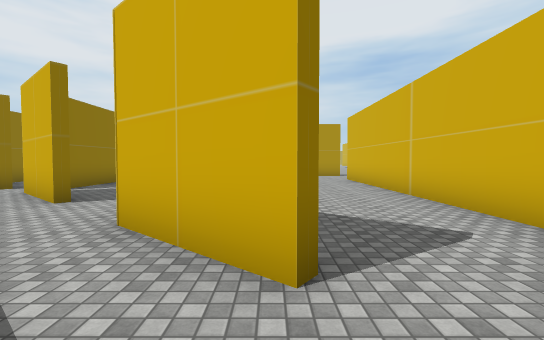
view 1 (above)

24 first-person views from a walk through a 3-D level made in the Unity game engine. The camera is 1.5 m above the floor, tilts 2° down and sees 90° across. The floor is counted in squares, 2 m on a side. Each view is taken from the middle of a square. On the plan, view 1 faces up. The plan holds only what a view shows up to about 10 squares ahead; the rest is blank. The place goes on beyond the plan. Some surface patterns are stand-ins.

view 2
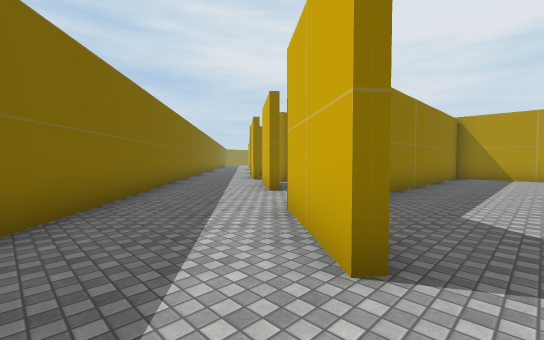

view 3
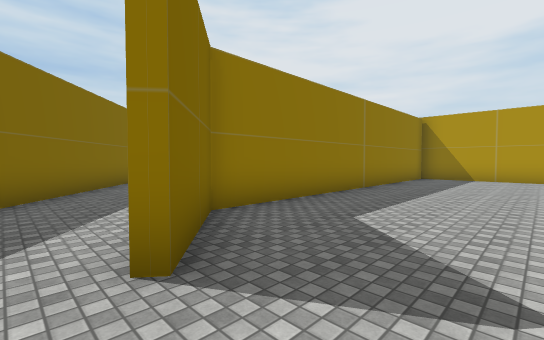

view 4
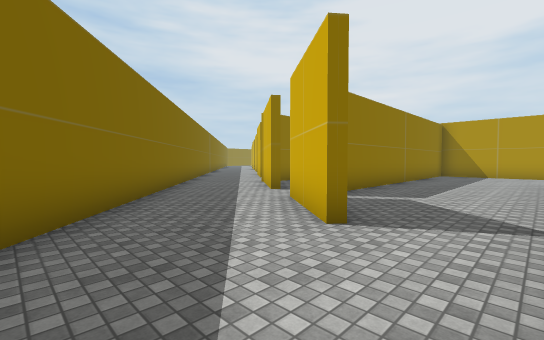

view 5
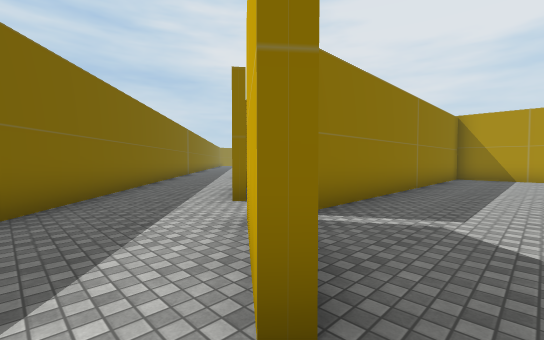

view 6
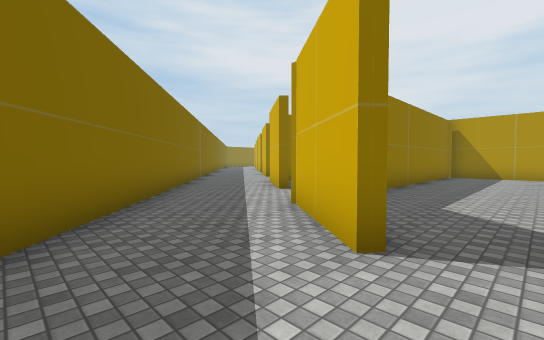

view 7
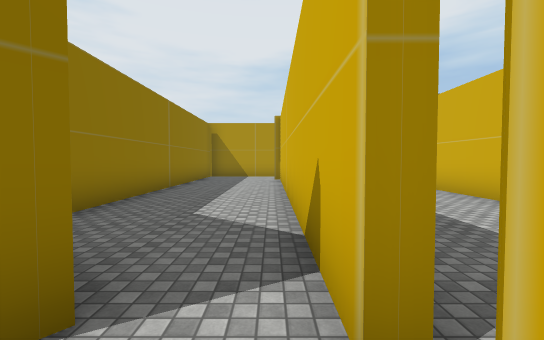

view 8
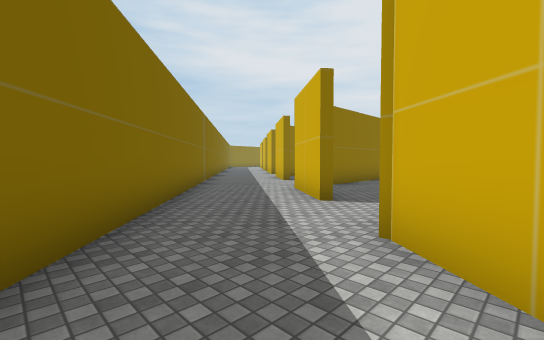

view 9
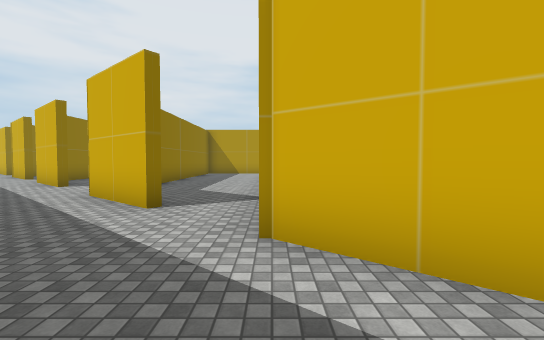

view 10
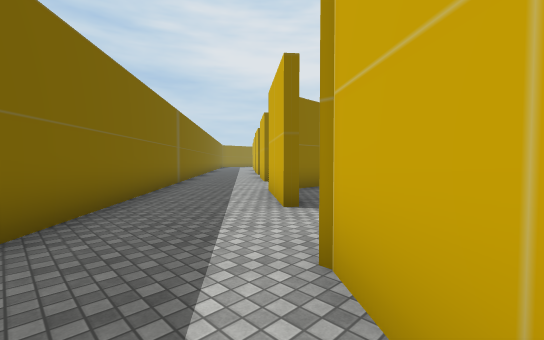

view 11
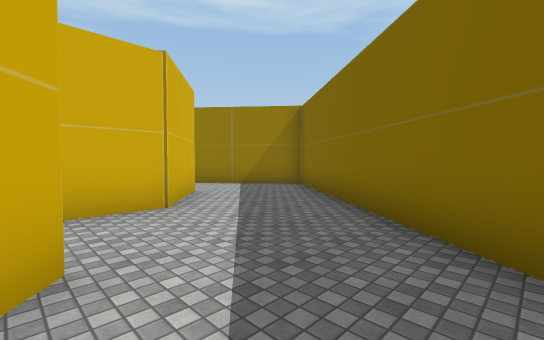

view 12
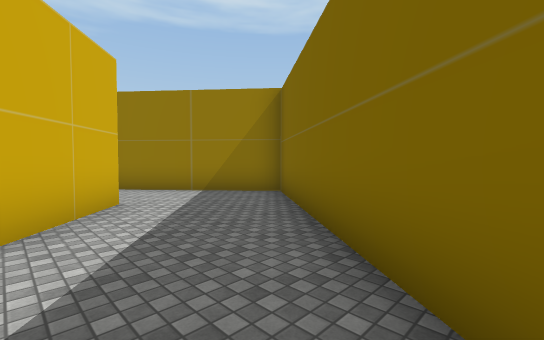

view 13
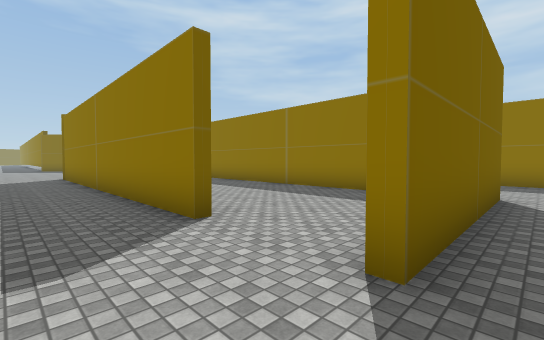

view 14
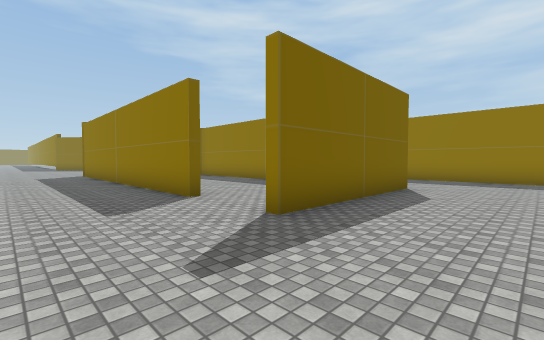

view 15
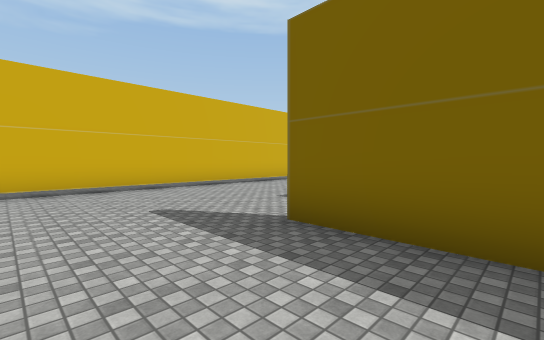

view 16
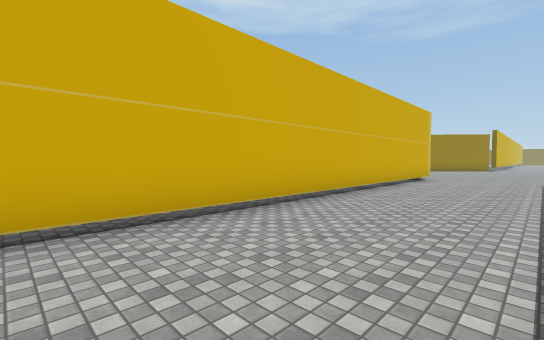

view 17
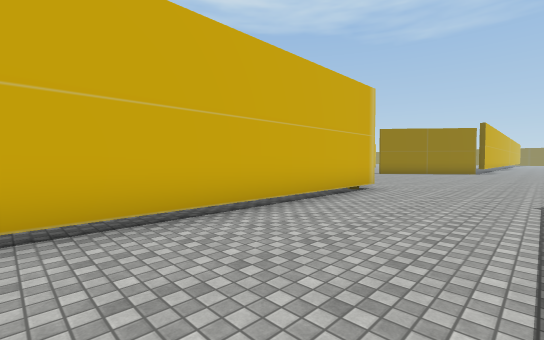

view 18
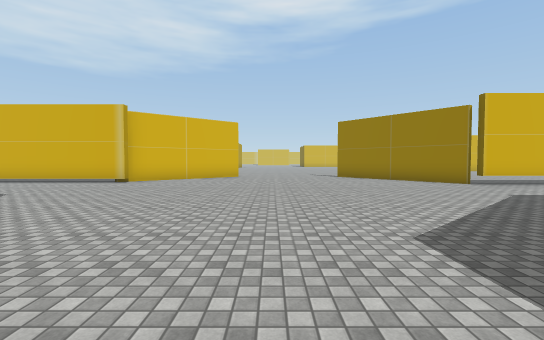

view 19
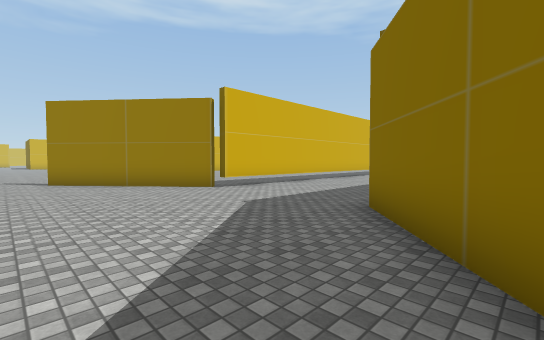

view 20
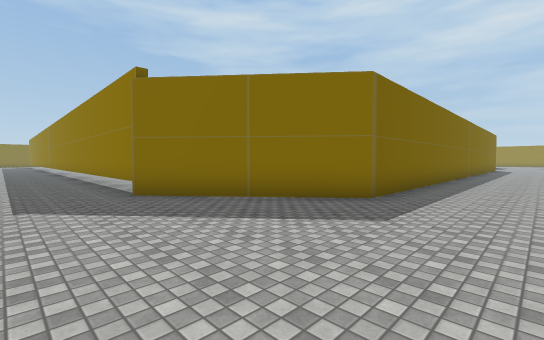

view 21
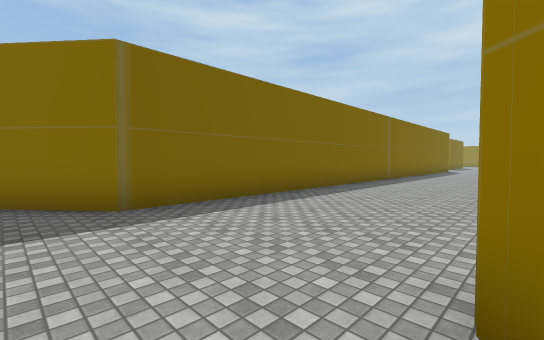

view 22
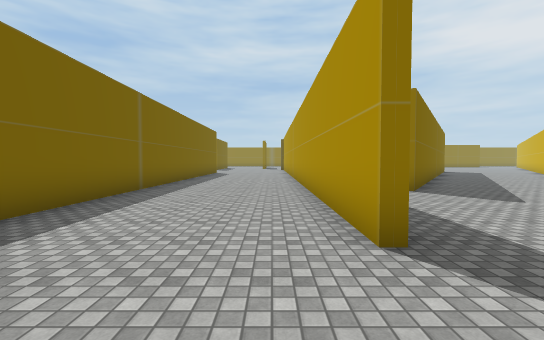

view 23
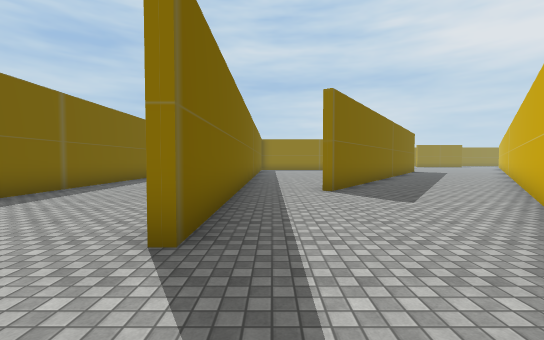

view 24
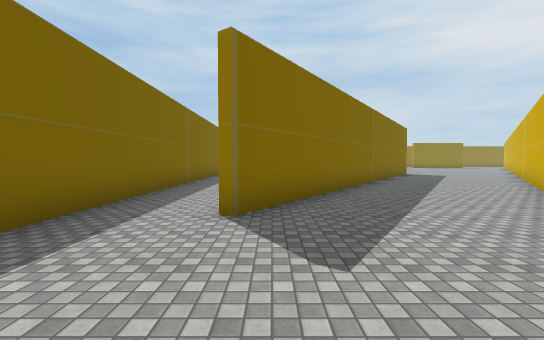

### Floor plan
Key: @ floor where view 1 was taken; # wall or solid block; x gap in a wall; . floor; T thing the floor can be seen under or through.
Columns run from 16 left of view 1 to 9 right of it. Each row starts with its distance up from view 1.
 16    #...#...#............T.
 15 #. #...#...#............T.
 14 ##.#...#...#............T.
 13 ...#...#...#..######....T.
 12 ...##..#...#..#.........T.
 11 #...##.#...#..#.........T.
 10 ##.....#...#..#....#....T.
  9 .###...##..#..#....#....T.
  8 ...##...##.#..#....#....T.
  7 ....##.....x..#....#....T.
  6 .....##....##.#....#....T.
  5 # ....###...#.#....#....T.
  4  ##.....##....#....#....T.
  3   ##.....##...##...#....T.
  2    ###....##...##..#....T.
  1     .##....###.....#....##
  0    ..........##.@.##.....
 -1 ..............#####.......
 -2 ###########.. .##.........
 -3    .......................
 -4    .......................
 -5    .......................
 -6    ##############.........
 -7                 ##........
 -8                  # .......
 -9                   #......#
-10                   ##....##
-11                    #....#.
-12                    #....#.
-13                   .#....#.
-14                   .#....#
-15                   .#...
-16                    #..
-17                     ..

Where each view was taken, in squares from view 1:
view 1: 0 up, 0 right, facing up
view 2: 0 up, 1 right, facing up-left
view 3: 1 up, 2 right, facing up-left
view 4: 2 up, 2 left, facing up-left
view 5: 4 up, 3 left, facing up-left
view 6: 5 up, 6 left, facing up-left
view 7: 6 up, 6 left, facing up
view 8: 6 up, 8 left, facing up-left
view 9: 6 up, 9 left, facing up
view 10: 7 up, 8 left, facing up-left
view 11: 5 up, 6 left, facing down-right
view 12: 3 up, 5 left, facing down-right
view 13: 14 up, 5 right, facing down-left
view 14: 16 up, 6 right, facing down-left
view 15: 16 up, 1 right, facing down-right
view 16: 13 up, 5 right, facing down-right
view 17: 8 up, 5 right, facing down-right
view 18: 4 down, 1 left, facing right
view 19: 6 down, 1 right, facing down-right
view 20: 4 down, 5 right, facing down-left
view 21: 2 down, 1 right, facing down-left
view 22: 3 down, 3 left, facing left
view 23: 1 down, 3 left, facing left
view 24: 1 up, 6 left, facing left
